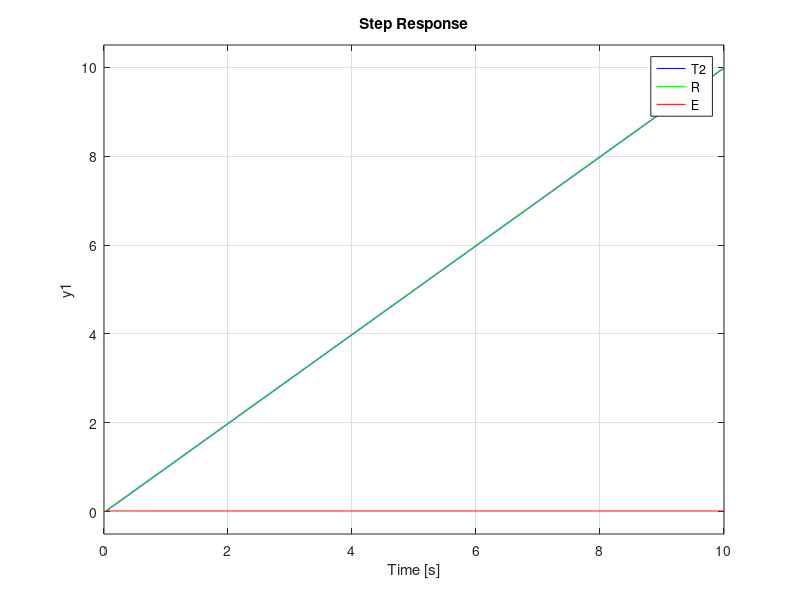

Recreate this plot in MATLAB.
clear all
close all
clc

numerador = [48.83 29.3];
denominador = poly ([0 -0.5858]);
Gs = tf(numerador, denominador);
mf = feedback(Gs,1);%T is the closed-loop TF of the PI_compensated system
mf = minreal(mf);
step(4*mf);
% xlabel ('Time')
% ylabel ('Speed Sensor Output, c(t) in volts')
% title ('PI-compensated Systems Response to a 4 volt Input Step')

NumeradorR = 1;
DennominadorR = poly (0);
R = tf(NumeradorR, DennominadorR);
T2 = R*mf;
E= R-T2;%E = Ramp error of PI_compensated system
step(T2,'b', R,'g', E,'r');
% axis ([0, 5, 0, 5]);
% grid
% xlabel ('Time')
% ylabel ('Output Rate, dc(t)/dt, V/s (Blue); Unit Ramp (Green); Error (Red)');
% title ('Response of PI-compensated System to a Unit-ramp Input')
